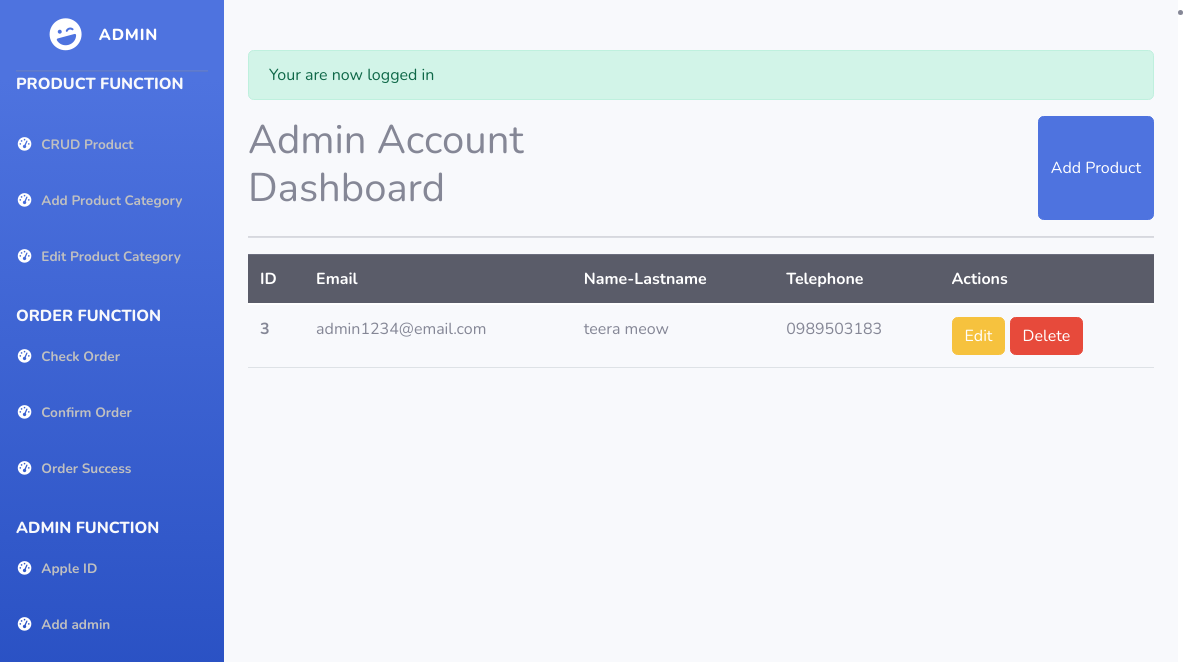
The app's page /admin/addAdmin.php (signed in), older data.
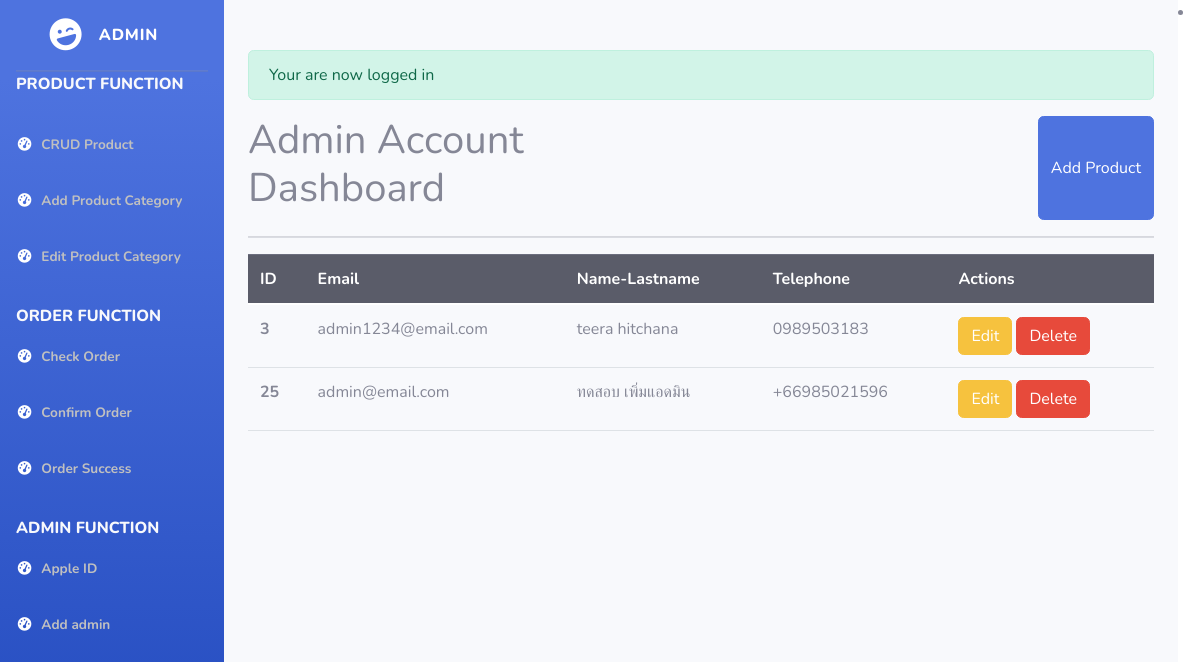
The same page, newer data.
### tables this page shows
CREATE TABLE `users` (
  `id` int(11) NOT NULL,
  `email` varchar(100) NOT NULL,
  `password` varchar(100) NOT NULL,
  `name` varchar(100) NOT NULL,
  `Lname` varchar(100) NOT NULL,
  `telephone` varchar(100) NOT NULL,
  `type` int(10) NOT NULL
);

### admin/addAdmin.php (the view, shortened to what the changed rows need)
<?php
    require_once "config/db.php";
?>
<!DOCTYPE html>
<html lang="en">
<head>
    <link href="vendor/fontawesome-free/css/all.min.css" rel="stylesheet" type="text/css">
    <link rel="stylesheet" href="http://127.0.0.1/Mini_Project_G4/bootstrap-5.0.2-dist/css/bootstrap.min.css">
    <link rel="stylesheet" href="http://127.0.0.1/Mini_Project_G4/bootstrap-5.0.2-dist/js/bootstrap.js">
    <link href="sb-admin-2.min.css" rel="stylesheet">
</head>
<body>
    <div id="wrapper">
        <div id="content-wrapper" class="d-flex flex-column">
            <div id="content" style="padding-top:50px;">
                <div class="container-fluid">
                            <div class="row">
                                <div class="col-md-6">
                                    <h1>Admin Account Dashboard </h1>
                                </div>
                            </div>
                            <table class="table">
                                <thead class="thead-dark">
                                    <tr>
                                        <th scope="col">ID</th>
                                        <th scope="col">Email</th>
                                        <th scope="col">Name-Lastname</th>
                                        <th scope="col">Telephone</th>
                                        <th scope="col">Actions</th>
                                    </tr>
                                </thead>
                                <tbody>
                                  <?php
                                        $type = 1;
                                        $stmt = $conn->query("SELECT * FROM `users` WHERE `type` = '$type' ");
                                        $stmt->execute();
                                        $admins = $stmt->fetchAll();
                                        if (!$admins) {
                                            echo "<p><td colspan='6' class='text-center'>No data available</td></p>";
                                        } else {
                                        foreach($admins as $admin)  {
                                    ?>
                    <tr>
                        <th scope="row"><?php echo $admin['id']; ?></th>
                        <td><?php echo $admin['email']; ?></td>
                        <td><?php echo $admin['name']." ".$admin['Lname']; ?></td>
                        <td><?php echo $admin['telephone']; ?></td>
                        <td>
                            <a href="editAdmin.php?id=<?php echo $admin['id']; ?>" class="btn btn-warning">Edit</a>
                            <a onclick="return confirm('Are you sure you want to delete?');" href="?delete=<?php echo $admin['id']; ?>" class="btn btn-danger">Delete</a>
                            </td>
                    </tr>
                    <?php }
                 } ?>
                                </tbody>
                            </table>
                    </div>
                </div>
            </div>
</body>
</html>

Row changes from the older to the newer data that the page shows:
changed users "admin1234@email.com": Lname "meow" → "hitchana"
added users: id "25", email "admin@email.com", name "ทดสอบ", Lname "เพิ่มแอดมิน", telephone "+66985021596"
